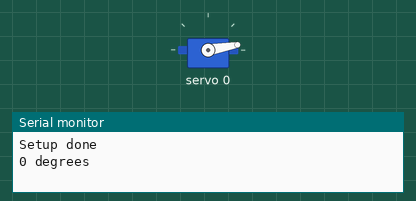
Simulated run of this sketch. Board: Arduino Uno, built with avr-gcc and run on an emulated ATmega328P. Parts: servo, the last lines printed to the serial monitor.

Above: at 0.05 s.
At 1.5 s:
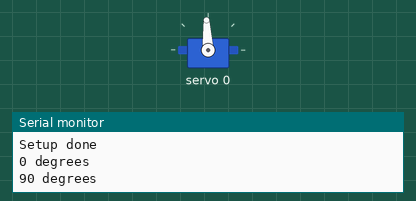
At 3.0 s:
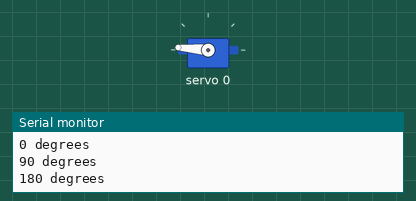
Timing chart, 0 to 6.9 s (numbered marks = the images above):
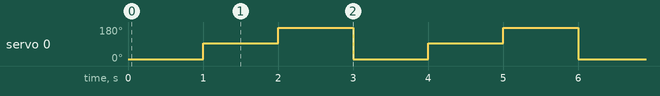

The sketch:

Robotic1.ino
```cpp
#include <Wire.h>
#include <Adafruit_PWMServoDriver.h>

#define MIN_PULSE_WIDTH  650
#define MAX_PULSE_WIDTH  2350
#define FREQUENCY        50

Adafruit_PWMServoDriver pwm = Adafruit_PWMServoDriver();

void setup() {
  Serial.begin(9600);
  pwm.begin();
  pwm.setPWMFreq(FREQUENCY);
  Serial.println("Setup done");
}

void loop() {
  pwm.setPWM(0, 0, 133);
  Serial.println("0 degrees");
  delay(1000);

  pwm.setPWM(0, 0, 307);
  Serial.println("90 degrees");
  delay(1000);

  pwm.setPWM(0, 0, 481);
  Serial.println("180 degrees");
  delay(1000);
}
```

Measured:
- by itself, servo 0: repeats every 3.0 s: 175° 1.0 s, 10° 1.0 s, 93° 1.0 s
